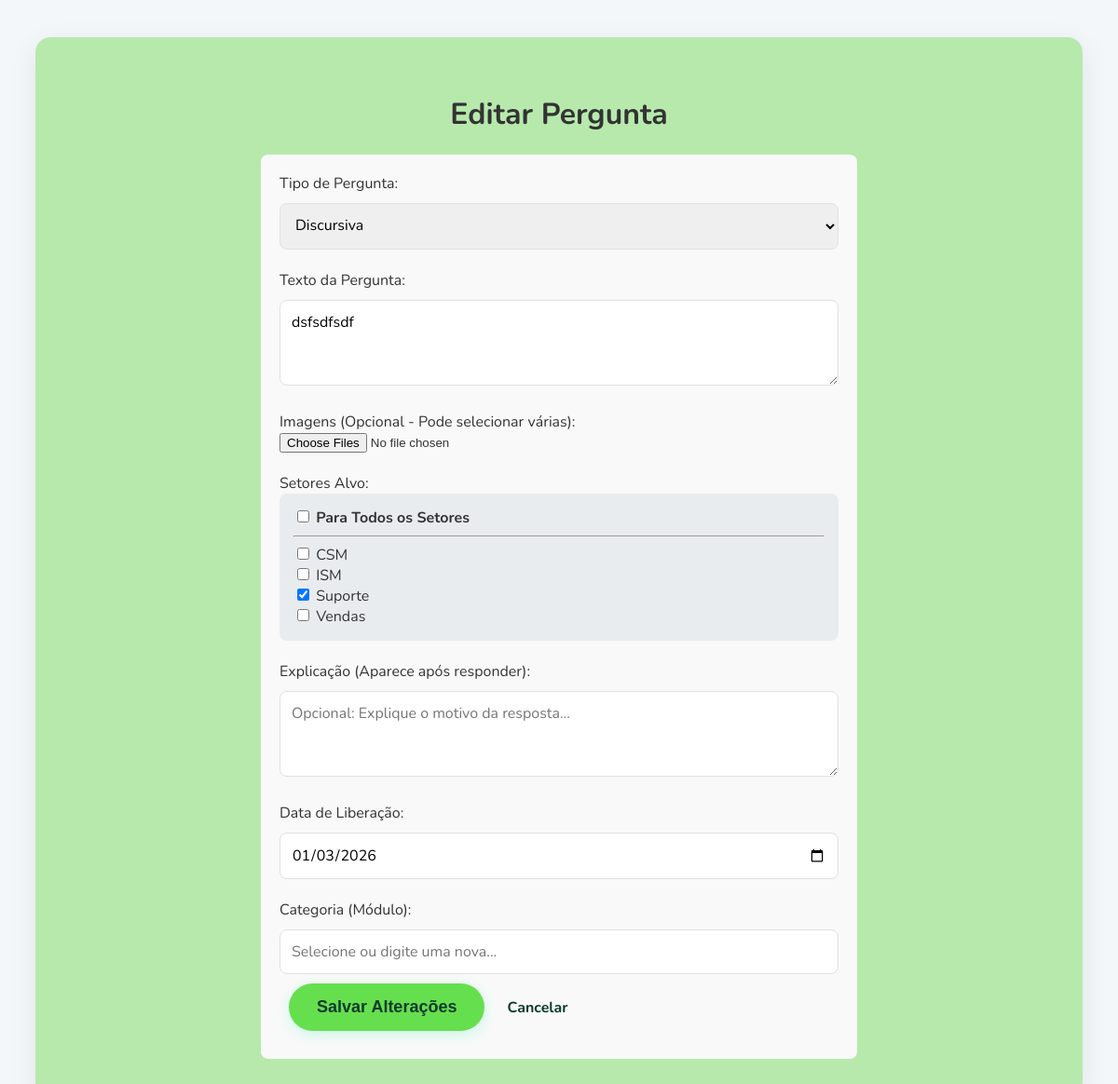
Screenshot of /admin/edit_question/44 (signed in) with the database file from the repository.
### app/models.py (models this page shows)
class Pergunta(db.Model):
    id = db.Column(db.Integer, primary_key=True)
    tipo = db.Column(db.String(20), nullable=False, default='multipla_escolha', index=True)
    texto = db.Column(db.Text, nullable=False)
    opcao_a = db.Column(db.Text, nullable=True)
    opcao_b = db.Column(db.Text, nullable=True)
    opcao_c = db.Column(db.Text, nullable=True)
    opcao_d = db.Column(db.Text, nullable=True)
    resposta_correta = db.Column(db.String(1), nullable=True)
    explicacao = db.Column(db.Text, nullable=True)
    data_liberacao = db.Column(db.Date, nullable=False, index=True)
    tempo_limite = db.Column(db.Integer, nullable=True)
    imagem_pergunta = db.Column(db.String(300), nullable=True)
    categoria = db.Column(db.String(50), nullable=True, default='Geral', index=True)
    para_todos_setores = db.Column(db.Boolean, default=False, nullable=False)
    departamentos = db.relationship('Departamento', secondary=pergunta_departamento_association, lazy='subquery',
        backref=db.backref('perguntas', lazy=True))

class Departamento(db.Model):
    id = db.Column(db.Integer, primary_key=True)
    nome = db.Column(db.String(100), unique=True, nullable=False)
    usuarios = db.relationship('Usuario', backref='departamento', lazy=True)

### app/routes/admin.py (the view)
@admin_bp.route('/edit_question/<int:pergunta_id>', methods=['GET'])
def editar_pergunta(pergunta_id):
    if not session.get('admin_logged_in'): return redirect(url_for('admin.pagina_admin'))
    pergunta = Pergunta.query.get_or_404(pergunta_id)
    todos_departamentos = Departamento.query.order_by(Departamento.nome).all()
    categorias_existentes = db.session.query(Pergunta.categoria).distinct().all()
    lista_categorias = [c[0] for c in categorias_existentes if c[0]]
    return render_template('edit_question.html', pergunta=pergunta, todos_departamentos=todos_departamentos)

### app/templates/edit_question.html (shortened to what this page needs)
{% extends 'base.html' %}
{% block content %}
<div class="dashboard-container">
    <h1>Editar Pergunta</h1>
    <form method="post" enctype="multipart/form-data" style="text-align: left; max-width: 600px; margin: auto; background-color: #f9f9f9; padding: 20px; border-radius: 8px;">
        <label for="tipo">Tipo de Pergunta:</label><br>
        <select id="tipo-pergunta" name="tipo" required onchange="toggleQuestionFields()">
            <option value="discursiva" {% if pergunta.tipo == 'discursiva' %}selected{% endif %}>Discursiva</option>
        </select><br><br>
        <label for="texto">Texto da Pergunta:</label><br>
        <textarea name="texto" rows="3" style="width: 100%;" required>{{ pergunta.texto }}</textarea><br><br>
        <label for="imagem_pergunta">Imagens (Opcional - Pode selecionar várias):</label><br>
        <input type="file" name="imagem_pergunta" accept="image/*" multiple><br><br>
        <div id="setores-alvo">
            <label>Setores Alvo:</label>
            <div style="background-color: #e9ecef; padding: 15px; border-radius: 8px;">
                <div>
                    <input type="checkbox" id="para_todos" name="para_todos_setores" value="sim" onchange="toggleAllSectors(this.checked)" {% if pergunta.para_todos_setores %}checked{% endif %}>
                    <label for="para_todos" style="font-weight: bold;">Para Todos os Setores</label>
                </div>
                <hr>
                <div id="lista-setores-checkboxes" style="max-height: 150px; overflow-y: auto;">
                    {% set deptos_selecionados = pergunta.departamentos | map(attribute='id') | list %}
                    {% for depto in todos_departamentos %}
                        <div>
                            <input type="checkbox" name="departamentos" value="{{ depto.id }}" id="depto-{{ depto.id }}"
                                {% if depto.id in deptos_selecionados and not pergunta.para_todos_setores %}checked{% endif %}
                                {% if pergunta.para_todos_setores %}disabled{% endif %}>
                            <label for="depto-{{ depto.id }}">{{ depto.nome }}</label>
                        </div>
                    {% endfor %}
                </div>
            </div>
        </div>
        <br>
        <label for="explicacao">Explicação (Aparece após responder):</label><br>
        <textarea name="explicacao" rows="3" style="width: 100%;" placeholder="Opcional: Explique o motivo da resposta...">{{ pergunta.explicacao or '' }}</textarea><br><br>
        <label for="data_liberacao">Data de Liberação:</label><br>
        <input type="date" name="data_liberacao" value="{{ pergunta.data_liberacao.strftime('%Y-%m-%d') }}" required><br><br>
        <div class="mb-3">
        <label for="categoria">Categoria (Módulo):</label>
        <input type="text" name="categoria" list="sugestoes_categorias" class="form-control"
            placeholder="Selecione ou digite uma nova..." required>
        </div>
        <button type="submit" class="btn">Salvar Alterações</button>
        <a href="{{ url_for('admin.pagina_admin') }}" style="margin-left: 10px;">Cancelar</a>
    </form>
</div>
{% endblock %}

### app/static/css/style.css (style rules this page uses)
:root { --cor-primaria: #0B3A2D; --cor-acento: #66df4e; --cor-acento-hover: #00D294; --cor-fundo: #f4f7fa; --cor-texto: #333333; --cor-texto-claro: #ffffff; --cor-borda: #dee2e6; }
body { font-family: 'Nunito', sans-serif; background-color: var(--cor-fundo); color: var(--cor-texto); margin: 0; padding: 20px; }
.btn { display: inline-block; text-decoration: none; background-color: var(--cor-acento); color: var(--cor-primaria); font-weight: 800; padding: 15px 30px; margin: 10px; border-radius: 50px; font-size: 18px; transition: all 0.3s ease; border: none; cursor: pointer; box-shadow: 0 4px 15px rgba(0, 245, 171, 0.2); }
a { color: var(--cor-primaria); font-weight: 700; text-decoration: none; }
.login-container, .dashboard-container, .ranking-container, .quiz-container { background: rgb(183, 233, 173); padding: 40px; border-radius: 16px; box-shadow: 0 8px 30px rgba(0, 0, 0, 0.08); text-align: center; width: 90%; }
input[type="password"], input[type="text"], input[type="number"], input[type="email"], input[type="date"], input[type="month"], textarea, select { padding: 12px; margin-top: 10px; width: 100%; border: 1px solid var(--cor-borda); border-radius: 8px; font-family: 'Nunito', sans-serif; font-size: 16px; box-sizing: border-box; }

### rows the page displays
Pergunta: tipo "Discursiva", texto "dsfsdfsdf", data_liberacao "01/03/2026"
Departamento: nome "CSM"
Departamento: nome "ISM"
Departamento: departamentos "☑", nome "Suporte"
Departamento: nome "Vendas"
